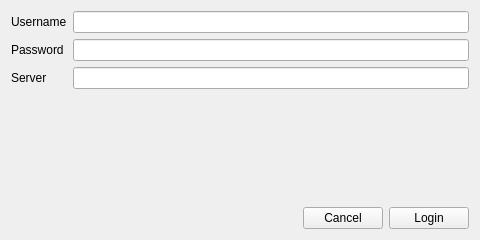
<?xml version="1.0" encoding="UTF-8"?>
<ui version="4.0">
 <class>Login</class>
 <widget class="QWidget" name="Login">
  <property name="geometry">
   <rect>
    <x>0</x>
    <y>0</y>
    <width>480</width>
    <height>240</height>
   </rect>
  </property>
  <property name="windowTitle">
   <string>Login</string>
  </property>
  <layout class="QVBoxLayout" name="verticalLayout">
   <item>
    <layout class="QFormLayout" name="formLayout">
      <property name="fieldGrowthPolicy">
        <enum>QFormLayout::FieldGrowthPolicy::AllNonFixedFieldsGrow</enum>
      </property>
     <item row="0" column="0">
      <widget class="QLabel" name="usernameLabel">
       <property name="text">
        <string>Username</string>
       </property>
      </widget>
     </item>
     <item row="0" column="1">
      <widget class="QLineEdit" name="usernameLineEdit"/>
     </item>
     <item row="1" column="0">
      <widget class="QLabel" name="passwordLabel">
       <property name="text">
        <string>Password</string>
       </property>
      </widget>
     </item>
     <item row="1" column="1">
      <widget class="QLineEdit" name="passwordLineEdit">
       <property name="echoMode">
        <enum>QLineEdit::EchoMode::Password</enum>
       </property>
      </widget>
     </item>
     <item row="2" column="0">
      <widget class="QLabel" name="serverLabel">
       <property name="text">
        <string>Server</string>
       </property>
      </widget>
     </item>
     <item row="2" column="1">
      <widget class="QLineEdit" name="serverLineEdit"/>
     </item>
    </layout>
   </item>
   <item>
    <layout class="QHBoxLayout" name="buttonsLayout">
     <item>
      <spacer name="horizontalSpacer">
       <property name="orientation">
        <enum>Qt::Orientation::Horizontal</enum>
       </property>
       <property name="sizeHint" stdset="0">
        <size>
         <width>40</width>
         <height>20</height>
        </size>
       </property>
      </spacer>
     </item>
     <item>
      <widget class="QPushButton" name="cancelButton">
       <property name="text">
        <string>Cancel</string>
       </property>
      </widget>
     </item>
     <item>
      <widget class="QPushButton" name="loginButton">
       <property name="text">
        <string>Login</string>
       </property>
      </widget>
     </item>
    </layout>
   </item>
  </layout>
 </widget>
 <resources/>
 <connections/>
</ui>
